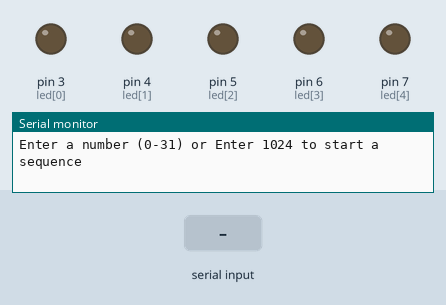
Recording of a sketch running on a simulated Arduino Uno, built with avr-gcc and run on an emulated ATmega328P. Parts: output pins drawn as LEDs (lit = HIGH), the last lines printed to the serial monitor. The inputs (shaded band) are chosen by the test bench.

Above: at 1.2 s.
1.3 s: "30,150\n" received over Serial
At 2.1 s:
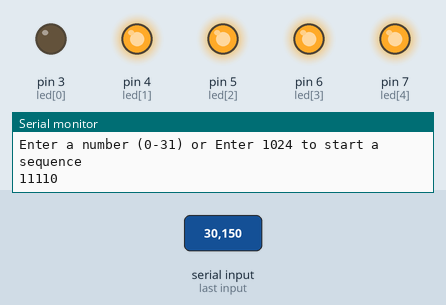
Timing chart, 0 to 4.3 s (numbered marks = the images above; inputs shaded):
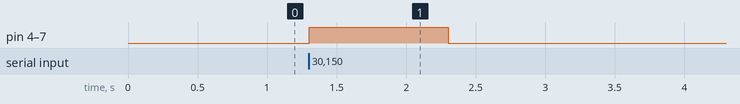

Measured:
- after the input at 1.3 s, pin 4 (led[1]), pin 5 (led[2]), pin 6 (led[3]), pin 7 (led[4]): LOW → HIGH at once, → LOW 1.0 s later

The sketch:

Arduino_Code.ino
```cpp
int led[]={3,4,5,6,7};
void setup() {
  Serial.begin(9600);
  for(int i=0;i<5;i++){
    pinMode(led[i],OUTPUT);
  }
}
void loop() {
  int i,j;
  Serial.println("Enter a number (0-31) or Enter 1024 to start a sequence");
  while(Serial.available()==0){}
    int k=Serial.parseInt();
  if (k==1024){
      for(int n=0;n<32;n++){
        for(int i=0;i<5;i++){
        digitalWrite(led[i],LOW);
        }
        Serial.print(n);
        Serial.print(" ");
        for(int i=4;i>-1;i--){
          byte st=bitRead(n,i);
          Serial.print(st);
          if(st==1) digitalWrite(led[i],HIGH);
        }
      Serial.println();
      delay(1000);
    }
  }
  else{
    a:
      for(int i=0;i<5;i++){
        digitalWrite(led[i],LOW);
      }
      int n=k;
      if (n>=32 || n<0){
        Serial.println("Enter a Valid number (0 - 31)");
        goto a;
      }
      for(int i=4;i>-1;i--){
      byte st=bitRead(n,i);
      Serial.print(st);
      if(st==1) digitalWrite(led[i],HIGH);
    }
    Serial.println();
    delay(1000);
  }
}
```
